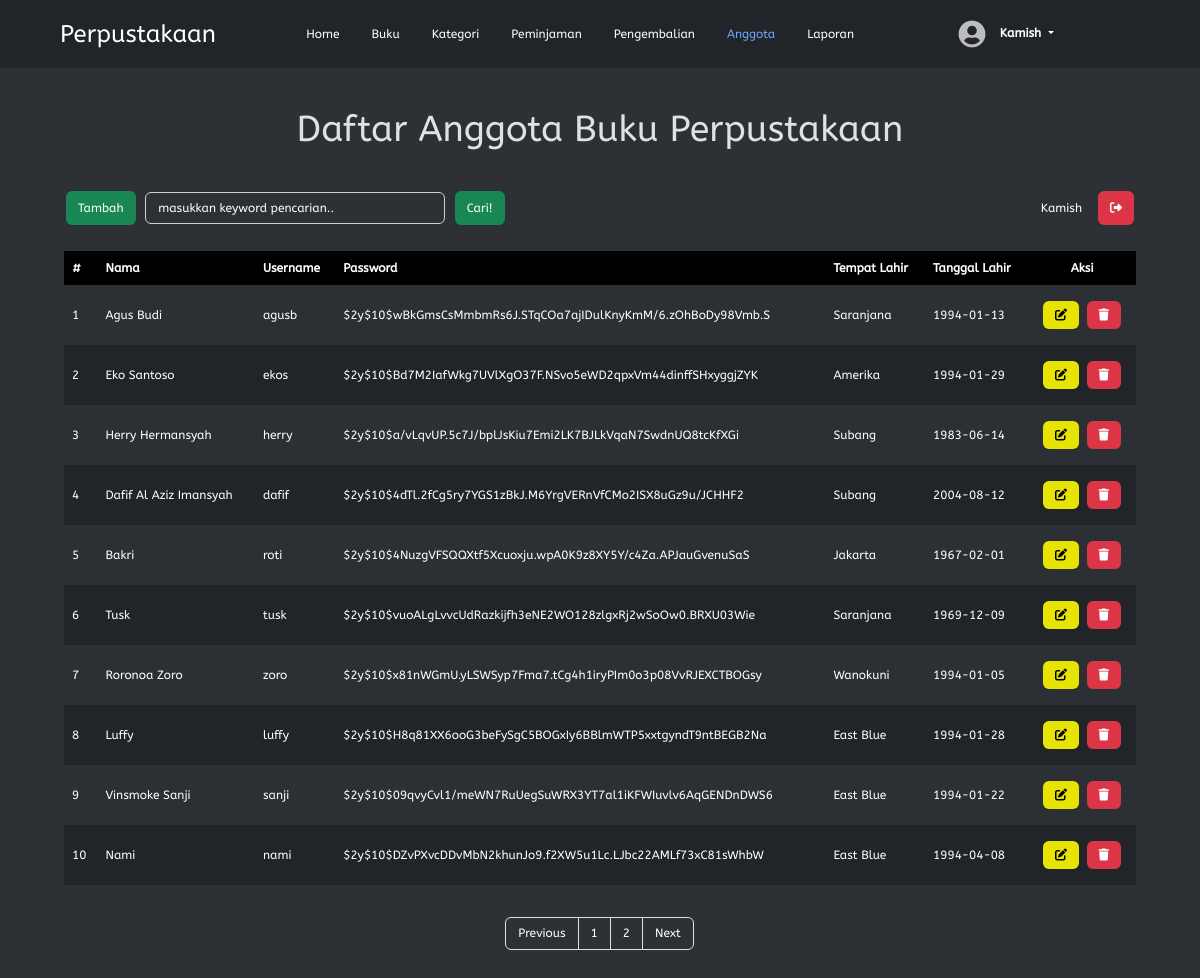
The page /php/anggota/anggota.php (signed in) on the database its author committed.
### tables this page shows
CREATE TABLE `anggota` (
  `idAnggota` int(11) NOT NULL,
  `namaAnggota` varchar(50) DEFAULT NULL,
  `username` varchar(255) NOT NULL,
  `password` varchar(255) NOT NULL,
  `tempatLahir` varchar(50) DEFAULT NULL,
  `tanggalLahir` date DEFAULT NULL
);

### php/dbcontroller.php (called while the page is built, shortened)
<?php
class DBConnection {
	private $host = 'localhost';
	private $user = 'root';
	private $password = '';
	private $dbname = 'projek3_sukenmfauzan';
	public $conn;
	public function __construct() {
		$this->conn = mysqli_connect($this->host, $this->user, $this->password, $this->dbname);
	}
	public function getALL($sql)
	{
		$result = mysqli_query($this->conn, $sql);
		while ($row = mysqli_fetch_assoc($result)) {
			$data[] = $row;
		}
		if (!empty($data)) {
			return $data;
		}
	}
	public function rowCOUNT($sql)
	{
		$result = mysqli_query($this->conn, $sql);
		$count = mysqli_num_rows($result);
		return $count;
	}
}
?>

### php/anggota/anggota.php (the view, shortened to what this page needs)
<?php
require_once '../dbcontroller.php';
$db = new DBConnection();
$jumlahdataperhalaman = 10;
$totaldata = $db->rowCOUNT('SELECT * FROM anggota');
$jumlahhalaman = ceil($totaldata / $jumlahdataperhalaman);
if (isset($_GET['halaman'])) {
	$halamanberapa = $_GET['halaman'];
} else {
	$halamanberapa = 1;
}
$halaman = isset($_GET['halaman']) ? (int) $_GET['halaman'] : 1;
$awaldata = $jumlahdataperhalaman * $halamanberapa - $jumlahdataperhalaman;
$Previous = $halaman - 1;
$Next = $halaman + 1;
$halamanawal =
$halaman > 1 ? $halaman * $jumlahdataperhalaman - $jumlahdataperhalaman : 0;
$pengguna = $db->getALL("SELECT * FROM anggota ORDER BY idAnggota ASC LIMIT " . $awaldata . "," . $jumlahdataperhalaman);
?>
<!DOCTYPE html>
<html lang="en">
<head>
	<link rel="stylesheet" href="../../assets/style/style.css">
	<link rel="stylesheet" href="../../assets/bootstrap-5.3.0/css/bootstrap.min.css">
	<link rel="stylesheet" href="../../assets/fontawesome/css/all.min.css">
	<link rel="stylesheet" href="../../assets/fontawesome/css/fontawesome.min.css">
	<link rel="stylesheet" href="../../assets/fontawesome/css/solid.min.css">
	<link rel="stylesheet" href="../../node_modules/sweetalert2/dist/sweetalert2.min.css">
</head>
<body data-bs-theme="dark">
	<div class="container-fluid">
		<header class="d-flex flex-wrap align-items-center justify-content-center justify-content-around py-3 px-5">
			<a href="../home/index.php" class="d-flex align-items-center mb-3 mb-md-0 me-md-auto text-white text-decoration-none">
				<span class="fs-4">Perpustakaan</span>
			</a>
			<ul class="nav col-12 col-md-auto mb-2 justify-content-center mb-md-0">
				<li class="nav-item">
					<a href="../home/index.php" class="nav-link text-white" aria-current="page">
						Home
					</a>
				</li>
				<li>
					<a href="../buku/buku.php" class="nav-link text-white">
						Buku
					</a>
				</li>
				<?php if ($_SESSION['level'] == 'Admin') {
					echo '
					<li>
					<a href="../kategori/kategori.php" class="nav-link text-white">
					Kategori
					</a>
					</li>
					<li>
					<a href="../peminjaman/peminjaman.php" class="nav-link text-white">
					Peminjaman
					</a>
					</li>
					<li>
					<a href="../pengembalian/pengembalian.php" class="nav-link text-white">
					Pengembalian
					</a>
					</li>
					<li>
					<a href="../anggota/anggota.php" class="nav-link active">
					Anggota
					</a>
					</li>
					<li>
					<a href="../laporan/laporan.php" class="nav-link text-white">
					Laporan
					</a>
					</li>';
				}?>
			</ul>
			<div class="d-flex col-md-3 text-end align-items-center justify-content-center">
					<div class="dropdown text-end">
						<a href="#" class="text-white text-decoration-none dropdown-toggle" data-bs-toggle="dropdown" aria-expanded="false">
							<img src="../../assets/profil/default-profil.png" alt="" width="32" height="32" class="rounded-circle me-2">
							<strong><?= $_SESSION['username']; ?></strong>
						</a>
					</div>
				</div>
			</header>
		</div>
		<div class="content">
			<center><h1>Daftar Anggota Buku Perpustakaan</h1></center>
			<form action="" method="post">
				<a href="tambahAnggota.php" class="tbl-cari">Tambah</a>
				<input type="text" name="keyword" id="keyword" size="40" autofocus placeholder="masukkan keyword pencarian.." autocomplete="off">
				<button type="submit" name="cari" class="tbl-cari">Cari!</button>
				<?php if (isset($_SESSION['username'])) { ?>
					<a href="../logout.php" class="tbl-hapus kiri-form" role="button" onclick="return confirm('Yakin?');" title="Logout"><i class="fa-sharp fa-solid fa-right-from-bracket"></i></a>
					<div class="username kiri-form">
						<?= $_SESSION['username'] ?>
					</div>
				<?php } ?>
			</form>
			<br>
			<table border="0" cellpadding="10" cellspacing="0">
				<thead>
					<tr>
						<th>#</th>
						<th>Nama</th>
						<th>Username</th>
						<th>Password</th>
						<th>Tempat Lahir</th>
						<th>Tanggal Lahir</th>
						<th><center>Aksi</center></th>
					</tr>
				</thead>
				<?php $i = $halamanawal + 1;
				?>
				<?php foreach( $pengguna as $data ) : ?>
					<tr>
						<td><?= $i; ?></td>
						<td><?= $data["namaAnggota"]; ?></td>
						<td><?= $data["username"]; ?></td>
						<td><?= $data["password"]; ?></td>
						<td><?= $data["tempatLahir"]; ?></td>
						<td><?= $data["tanggalLahir"]; ?></td>
						<td>
							<center>
								<a href="ubahAnggota.php?id=<?= $data["idAnggota"]; ?>"><i class="fa-sharp fa-solid fa-edit tbl-edit"></i></a>
								<a href="hapusAnggota.php?id=<?= $data["idAnggota"]; ?>" onclick="return confirm('yakin?');"><i class="fa-sharp fa-solid fa-trash tbl-hapus"></i></a>
							</center>
						</td>
					</tr>
					<?php $i++; ?>
				<?php endforeach; ?>
			</table>
			<div class="pagination-flex">
				<div class="pagination mt-4">
					<ul class="page-list">
						<li class="page-item">
							<a class="page-link" <?php if ($halaman > 1) {
								echo "href='?halaman=$Previous'";
							} ?>>Previous</a>
						</li>
						<?php for ($i = 1; $i <= $jumlahhalaman; $i++): ?>
							<li class="page-item"><a class="page-link" href="?halaman=<?= $i ?>"><?= $i ?></a></li>
						<?php endfor; ?>
						<li class="page-item">
							<a  class="page-link" <?php if (
								$halaman < $jumlahhalaman
							) {
								echo "href='?halaman=$Next'";
							} ?>>Next</a>
						</li>
					</ul>
				</div>
			</div>
		</div>
	</body>
	</html>

### assets/style/style.css (style rules this page uses)
* { box-sizing: border-box; font-family: 'AbeeZee', sans-serif; transition: all 0.5s ease; scroll-behavior: smooth; margin: 0; padding: 0; }
body { font-family: 'AbeeZee', sans-serif; background-color: #2e2e2e; font-size: 12px !important; max-width: 100%; height: 100%; color: #fff; }
.content { padding: 2rem 4rem; background-color: #2D3135; display: block; width: 100%; min-height: 100vh; }
table { width: 100%; color: #fff; margin-bottom: .5rem; border-collapse: unset !important ; border: none; }
table tr { border: 1px solid #000; }
table tr th { text-align: left; padding: 8px; height: 25px; }
table tr td { text-align: left; padding: 2px 8px 4px 8px; }
#keyword { background-color: #2D3135; color: #fff; border: 1px solid rgb(207, 207, 207); border-radius: 0.375rem; padding: 6px 12px 6px 12px; width: 300px; margin: 0px 4px 0px 4px; font-size: 12px; font-weight: normal; line-height: 1.5; transition: border-color .15s ease-in-out, box-shadow .15s ease-in-out; }
#keyword::placeholder { color: #fff; font-family: 'AbeeZee'; }
input[type="text"] { background-color: #2D3135; color: #fff; border: 1px solid rgb(207, 207, 207); border-radius: 0.375rem; padding: 6px 12px 6px 12px; width: 100%; margin: 0px 4px 10px 0px; font-size: 1rem; font-weight: normal; line-height: 1.5; transition: border-color .15s ease-in-out, box-shadow .15s ease-in-out; }
.tbl-cari { background-color: #198754; border: none; color: rgb(255, 255, 255); padding: 8px 12px; text-align: center; text-decoration: none; display: inline-block; margin: 8px 2px; cursor: pointer; border-radius: 0.375rem; }
.tbl-hapus { background-color: #dc3545; border: none; color: rgb(255, 255, 255); padding: 8px 12px; text-align: center; text-decoration: none; display: inline-block; margin: 8px 2px; cursor: pointer; border-radius: 0.375rem; }
.tbl-edit { background-color: #e7e303; border: none; color: rgb(0, 0, 0); padding: 8px 12px; text-align: center; text-decoration: none; display: inline-block; margin: 8px 2px; cursor: pointer; border-radius: 0.375rem; }
.pagination { display: inline-block; box-sizing: border-box; }
.page-item:first-child .page-link { margin-left: 0; border-top-left-radius: 0.25rem; border-bottom-left-radius: 0.25rem; box-sizing: border-box; }
.page-item:last-child .page-link { margin-left: 0; border-top-right-radius: 0.25rem; border-bottom-right-radius: 0.25rem; box-sizing: border-box; }
.pagination .page-list { display: flex; padding-left: 0; list-style: none; border-radius: 0.25rem; flex-direction: row; flex-wrap: nowrap; box-sizing: border-box; }
.pagination .page-list .page-link { position: relative; display: block; padding: 0.5rem 0.75rem; margin-left: -1px; line-height: 1.25; color: #ffffff; background-color:#2D3135; border: 1px solid #dee2e6; text-decoration: none; box-sizing: border-box; font-size: 12px; }
.pagination-flex { display: flex; flex-direction: row; flex-wrap: nowrap; justify-content: center; align-items: center; align-content: stretch; margin-bottom: 1.5rem; }

### php/anggota/anggota.php (style rules this page uses)
.username { border: none; color: rgb(255, 255, 255); padding: 8px 12px; text-align: center; text-decoration: none; display: inline-block; margin: 8px 2px; border-radius: 0.375rem; }
.kiri-form { float: right; }
table { border: none; }
table tr td { padding: .5rem; }
table thead tr th { background-color: #000; color: #fff; }
table tr:nth-child(even) { background-color: #212529; }
table tr:nth-child(odd) { background-color: #2c3034; }
h1 { font-size: 2.25rem; margin: .5rem 0 2rem 0; }

### rows shown on the page
anggota: namaAnggota "Agus Budi", username "agusb", password "$2y$10$wBkGmsCsMmbmRs6J.STqCOa7ajIDulKnyKmM/6.zOhBoDy98Vmb.S", tempatLahir "Saranjana", tanggalLahir "1994-01-13"
anggota: namaAnggota "Eko Santoso", username "ekos", password "$2y$10$Bd7M2IafWkg7UVlXgO37F.NSvo5eWD2qpxVm44dinffSHxyggjZYK", tempatLahir "Amerika", tanggalLahir "1994-01-29"
anggota: namaAnggota "Herry Hermansyah", username "herry", password "$2y$10$a/vLqvUP.5c7J/bplJsKiu7Emi2LK7BJLkVqaN7SwdnUQ8tcKfXGi", tempatLahir "Subang", tanggalLahir "1983-06-14"
anggota: namaAnggota "Dafif Al Aziz Imansyah", username "dafif", password "$2y$10$4dTl.2fCg5ry7YGS1zBkJ.M6YrgVERnVfCMo2ISX8uGz9u/JCHHF2", tempatLahir "Subang", tanggalLahir "2004-08-12"
anggota: namaAnggota "Bakri", username "roti", password "$2y$10$4NuzgVFSQQXtf5Xcuoxju.wpA0K9z8XY5Y/c4Za.APJauGvenuSaS", tempatLahir "Jakarta", tanggalLahir "1967-02-01"
anggota: namaAnggota "Tusk", username "tusk", password "$2y$10$vuoALgLvvcUdRazkijfh3eNE2WO128zlgxRj2wSoOw0.BRXU03Wie", tempatLahir "Saranjana", tanggalLahir "1969-12-09"
anggota: namaAnggota "Roronoa Zoro", username "zoro", password "$2y$10$x81nWGmU.yLSWSyp7Fma7.tCg4h1iryPIm0o3p08VvRJEXCTBOGsy", tempatLahir "Wanokuni", tanggalLahir "1994-01-05"
anggota: namaAnggota "Luffy", username "luffy", password "$2y$10$H8q81XX6ooG3beFySgC5BOGxIy6BBlmWTP5xxtgyndT9ntBEGB2Na", tempatLahir "East Blue", tanggalLahir "1994-01-28"
anggota: namaAnggota "Vinsmoke Sanji", username "sanji", password "$2y$10$09qvyCvl1/meWN7RuUegSuWRX3YT7al1iKFWIuvlv6AqGENDnDWS6", tempatLahir "East Blue", tanggalLahir "1994-01-22"
anggota: namaAnggota "Nami", username "nami", password "$2y$10$DZvPXvcDDvMbN2khunJo9.f2XW5u1Lc.LJbc22AMLf73xC81sWhbW", tempatLahir "East Blue", tanggalLahir "1994-04-08"

### other values the page prints
$_SESSION['username'] "Kamish"
